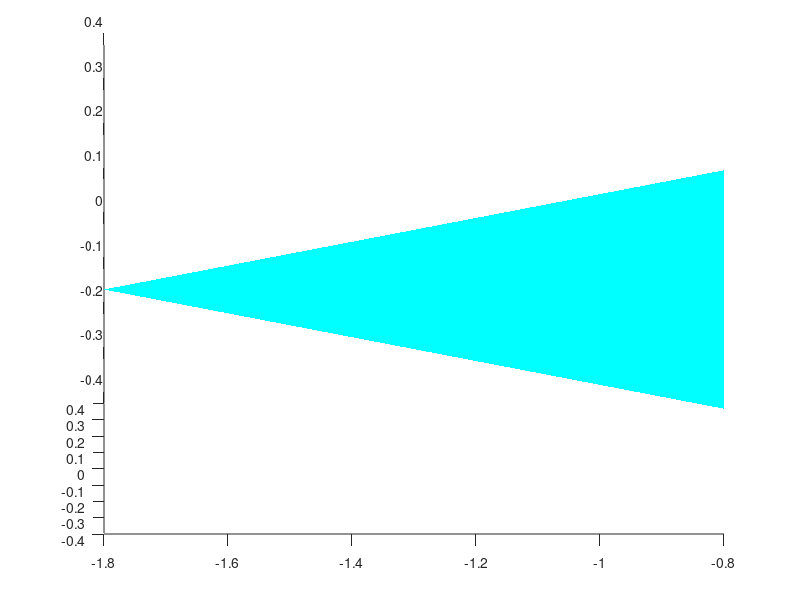

The MATLAB source for this figure: (Note: this script raises an error after producing the figure.)
% % Color-coded S2 based on orientation

clear
clf
format long e
hold all

% reference vector
cthetad = [90];
cphid = [180];


% viewangle = [0 0];
% viewangle = [36 30];
viewangle = [0,20];

conetheta = cthetad*pi/180;
conephi = cphid*pi/180;

k = 10;
map = hsv(2^k);

% plot axes arrows
arrowlength = 2.5;
fontsize = 36;
stemwidth = 0.03;

% lighting
view(viewangle)



for cone = 1:length(conetheta)
    
% [x1,y1,z1] = cylinder([.25 0],128);
[x1,y1,z1] = cylinder([.25 0],128);

xc = x1;
yc = y1;

zc = z1+.8;

% set up rotation matrix1:
rotationMatrix1 = [cos(conetheta(cone))  0  sin(conetheta(cone));...
                   0                  1  0;...
                   -sin(conetheta(cone)) 0  cos(conetheta(cone))];
% set up rotation matrix2:
rotationMatrix2 = [cos(conephi(cone))  -sin(conephi(cone))  0;...
                   sin(conephi(cone))  cos(conephi(cone))   0;...
                   0                0                 1];
% get points at the two rings and rotate them separately about x:

positionNew1 = rotationMatrix2*rotationMatrix1*[xc(1,:); yc(1,:); zc(1,:)];
positionNew2 = rotationMatrix2*rotationMatrix1*[xc(2,:); yc(2,:); zc(2,:)];

xc = [positionNew1(1,:); positionNew2(1,:)];
yc = [positionNew1(2,:); positionNew2(2,:)];
zc = [positionNew1(3,:); positionNew2(3,:)];

arrow_color = zeros(1,3);
arrow_color(1) = (conephi(cone))/(2*pi); 
if arrow_color(1)<0
    arrow_color(1) = (conephi(cone)+pi)/(2*pi); 
end
arrow_color(2) = conetheta(cone)/(pi/2);
arrow_color(3) = 2 - conetheta(cone)/(pi/2);

for i = 1:3
    if arrow_color(i) > 1
        arrow_color(i) = 1;
    end
end
arrow_color = hsv2rgb(arrow_color);

hold on
s = surf(xc,yc,zc,'EdgeColor','none','FaceColor',arrow_color);
fvc = surf2patch(s);
delete(s)
patch(fvc,...
    'FaceAlpha',1,...
    'FaceColor',arrow_color,...
    'FaceLighting','flat',...
    'EdgeColor','none',...
    'SpecularStrength',0.8,...
    'AmbientStrength',0.55);

end

[X,Y,Z]=sphere(500);
[m,n] = size(X);
[azi,ele,~] = cart2sph(X,Y,Z);
% Z(Z >= cos(bound_d*pi/180)) = nan; % remove the region with theta<bound

azi_rs = reshape(azi,[m*n,1]);
azi_rs(azi_rs<0) = azi_rs(azi_rs<0)+2*pi;
the_rs = pi-(reshape(ele,[m*n,1])+pi/2);
col = zeros(m*n,3);

% hsv: s = 0 at the north pole; v = 0 at the south pole;
for i = 1:m*n
    col(i,1) = (azi_rs(i))/(2*pi); 
    col(i,2) = the_rs(i)/(pi/2);
    col(i,3) = 2 - the_rs(i)/(pi/2);

end
col(col > 1) = 1;
col_rs = reshape(col,[m,n,3]);
% figure
s1=surf(X,Y,Z,hsv2rgb(col_rs)); % color-code accroding to theta
s1.EdgeColor = 'none';
s1.SpecularStrength = 0.1;
s1.AmbientStrength= 0.4;
s1.FaceAlpha = 1;



colormap(map)
axis equal off
grid off
camlight

fig = gcf;
fig.Color = [1 1 1];
